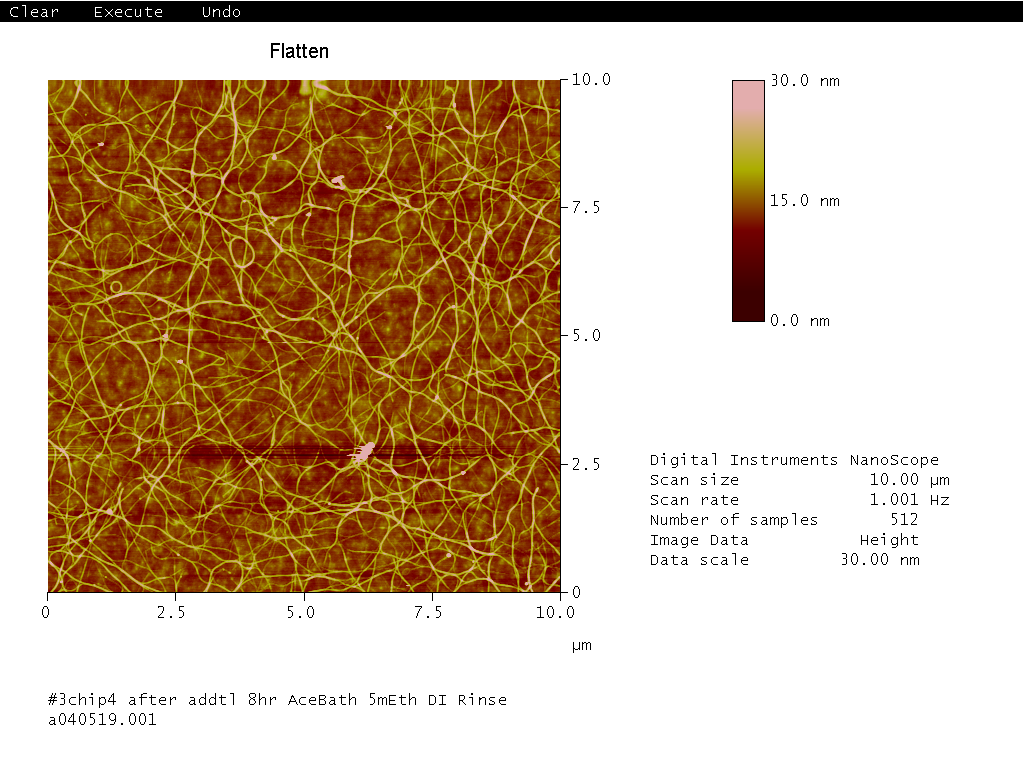
#> input picture examples/image_analyzer_examples/a040519001.tif, 1024 x 768 px
$ python -i pixel_uniformity_analysis_SAIT_v1.py   (imports and definitions only)
#> lines starting #> are read from the running program, lines starting #| are printed output that depends on the picture; after the words box and inside, x2 and y2 are one past the last pixel; in counts of white or black regions, pixels touching at a corner belong together
import sys
import os
from os import listdir
from os.path import isfile, join
import cv2
import numpy as np
from matplotlib import pyplot as plt
from matplotlib import axes
import matplotlib.image as mpimg
import math
import cv2
import re
import skimage
import skimage.feature
import skimage.viewer
import imutils
from skimage.measure import label, regionprops
from scipy.ndimage import label
from skimage import measure
import openpyxl
from openpyxl.drawing.image import Image
import tkinter.filedialog


class ImageProcess:
    def image_select_by_threshold(img):
        # Take one of R/G/B pixel values and binarize by thresholding
        img = cv2.GaussianBlur(img, (3, 3), 0) # was (9,9) before
        # kernel = np.ones((3,3), np.uint8)
        # img = cv2.erode(img, kernel, iterations=3)
        # img = cv2.adaptiveThreshold(img,255,cv2.ADAPTIVE_THRESH_MEAN_C,cv2.THRESH_BINARY,19,-5)
        img = cv2.adaptiveThreshold(img,255,cv2.ADAPTIVE_THRESH_GAUSSIAN_C,cv2.THRESH_BINARY,17,-5)
        # img = cv2.adaptiveThreshold(img, 255, cv2.ADAPTIVE_THRESH_MEAN_C, cv2.THRESH_BINARY, 5, 0)

        # ret, img = cv2.threshold(img, 0, 255, cv2.THRESH_BINARY+cv2.THRESH_OTSU)
        img = (img==255) # Change img_i to True/False arrays
        return img

    # [10 lines left out: function image_select_by_color, not called in this run]

    def detect_pixel_boxes(img):
        # Find all bouding box of all features on the image
        # Return list of locations of the bouding boxes
        labeled_array, num_features = label(img)
        properties = measure.regionprops(labeled_array)
        # valid_label = set()
        bbox_list = []
        for prop in properties:
            if prop.area>500:
                # valid_label.add(prop.label)
                bbox_list.append(prop.bbox)
        return bbox_list


# [6 lines left out: function uniformity_cal, not called in this run]


def detect_calculate_pixel(img_i):
    # Takes image and color (R/G/B) and returns filtered image and average pixel values on the box
    # i = 0, 1, 2 for R, G, B respectively
    # img_i = img[:,:,i]
    img_o = img_i.copy()
    img_gray = cv2.cvtColor(img_i, cv2.COLOR_RGB2GRAY)
    # Seleting from image thresholding
    img_i_th = ImageProcess.image_select_by_threshold(img_gray)
    plt.imshow(img_i_th)
    plt.show()

    bbox_list = ImageProcess.detect_pixel_boxes(img_i_th)
    pixel_value = np.zeros(len(bbox_list))
    k=0

    for bbox in bbox_list:
        h = (bbox[2] - bbox[0])*0.25
        w = (bbox[3] - bbox[1])*0.3
        min_row = round(bbox[0]+h)
        min_col = round(bbox[1]+w)
        max_row = round(bbox[2]-h)
        max_col = round(bbox[3]-w)
        img_ind = img_gray[min_row:max_row, min_col:max_col]
        circle_detect = cv2.HoughCircles(cv2.blur(img_ind,(3,3)), \
        cv2.HOUGH_GRADIENT, 1.5, 1, param1 = 100, param2 = 0.5, minRadius = 1, maxRadius =-1)
        if circle_detect is not None:
            ret, img_ind = cv2.threshold(img_ind, 0, 255, cv2.THRESH_BINARY+cv2.THRESH_OTSU)
            ind_pixel_value=[]
            for row in range(min_row, max_row):
                for col in range(min_col, max_col):
                    if img_ind[row-min_row,col-min_col] == 255:
                        img_o[row, col] = [0,0,0]
                        ind_pixel_value.append(img_gray[row,col])
            pixel_value[k] = round(np.average(ind_pixel_value))
        else:
            pixel_value[k] = round(np.average(img_gray[min_row:max_row, min_col:max_col]))
            for row in range(min_row, max_row):
                for col in range(min_col, max_col):
                    img_o[row, col] = [0,0,0]
        k += 1

    return img_o, pixel_value


# [46 lines left out: functions detect_pixel_boxes, detect_calculate_pixel_2, not called in this run]

def flatten(list_in):
    return [item for elem in list_in for item in elem]


# [1 line not run here, left out]
# [1 line that did not run here, left out]
# [1 line not run here, left out]
# pathstr = r"C:\Users\bisch\Desktop\Mattrix\QVGA Panel\JSR QVGA Panel\JSR QVGA #12_sprayed\after encap_photos\microscope pixels\test".replace("\\","/")
# path = os.path.abspath(pathstr)

# Read all files in the folder
# [1 line that did not run here, left out]
# imgfiles = [f for f in allfiles if f.upper().endswith('.PNG')]
# [1 line that did not run here, left out]


pixel_total = []

# [19 lines not run here, left out]


fig_all, ax_all = plt.subplots(1,1, figsize=(10,10), dpi=100)
# [5 lines not run here, left out]

>>> import cv2
>>> picture = cv2.cvtColor(cv2.imread('examples/image_analyzer_examples/a040519001.tif'), cv2.COLOR_BGR2RGB)
>>> result = detect_calculate_pixel(picture)
#> in detect_calculate_pixel, `img_gray = cv2.cvtColor(img_i, cv2.COLOR_RGB2GRAY)`:
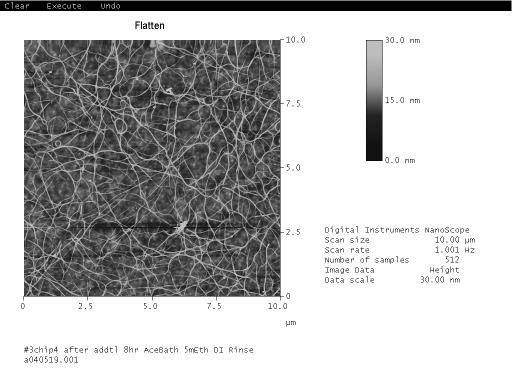
#> img_gray: shape (768, 1024) (shown at 1/2 size); min 0, max 255, mean 189
#> in image_select_by_threshold, `img = cv2.adaptiveThreshold(img,255,cv2.ADAPTIVE_THRESH_GAUSSIAN_C,cv2..`:
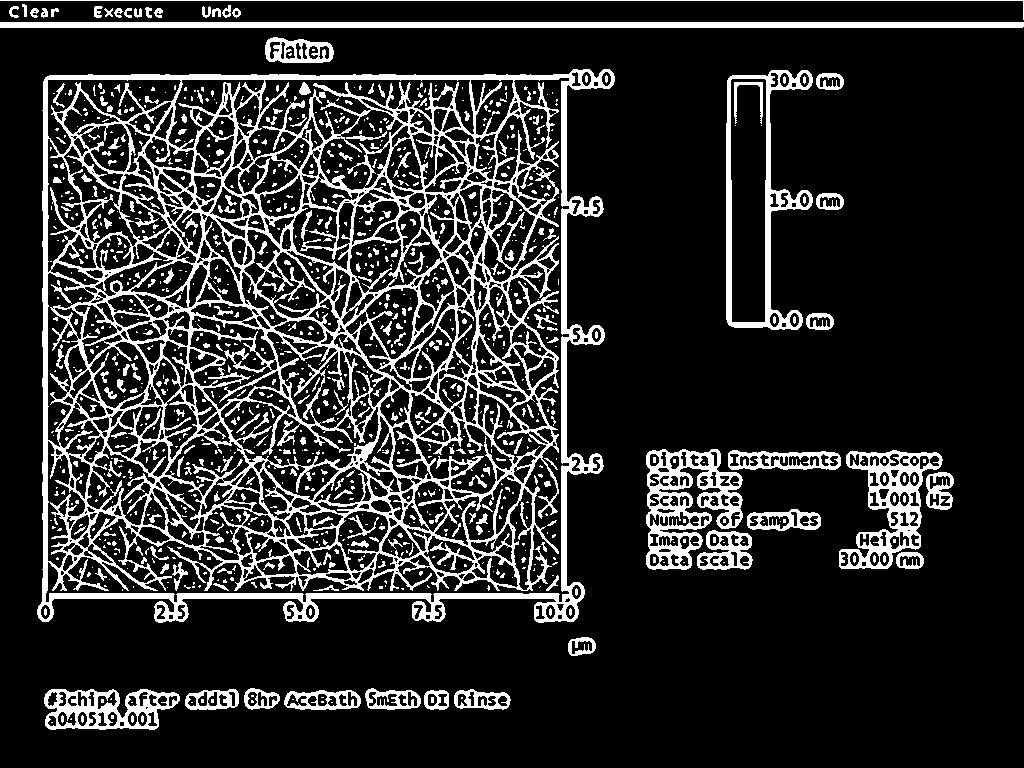
#> img: shape (768, 1024); 16.8% white; 1146 white regions (855 under 20 px), largest, box (x1, y1, x2, y2) and area: (37, 69, 615, 623) 82694, (0, 22, 1024, 28) 6143, (646, 449, 743, 570) 5107
#> in detect_pixel_boxes, `labeled_array, num_features = label(img)`:
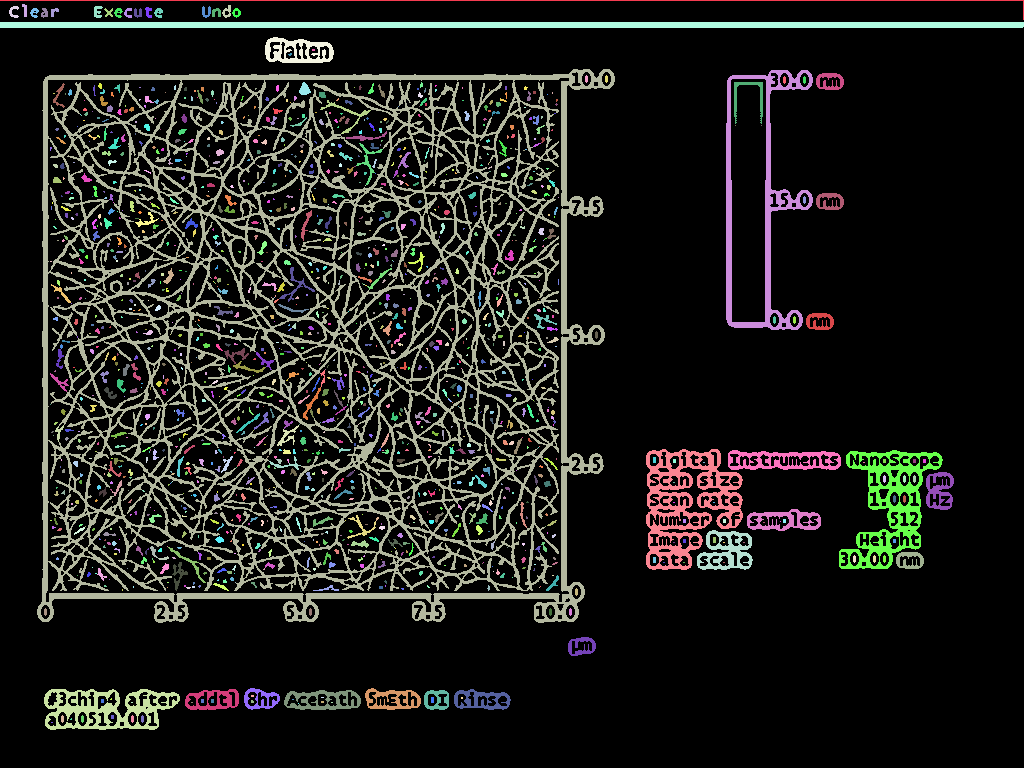
#> labeled_array: shape (768, 1024) int32; 1379 distinct labels, from 0 to 1378; one colour per label, 0 black
#> in detect_pixel_boxes, `labeled_array, num_features = label(img)`: num_features = 1378
#> in detect_pixel_boxes, `properties = measure.regionprops(labeled_array)`: properties = 1378 regions; largest, box (x1, y1, x2, y2) and area: (37, 69, 615, 623) 79792, (0, 22, 1024, 28) 6143, (646, 449, 743, 570) 5107, (726, 70, 813, 330) 4337, (839, 450, 943, 569) 4105
#> after the loop in detect_pixel_boxes, `for prop in properties:`: bbox_list = 16 items, first 6: (0, 0, 20, 1024), (22, 0, 28, 1024), (37, 265, 63, 334), (69, 37, 623, 615), (70, 726, 330, 813), (449, 646, 570, 743)
#> in detect_calculate_pixel, `pixel_value = np.zeros(len(bbox_list))`: pixel_value = [0, 0, 0, 0, 0, 0, 0, 0, 0, 0, 0, 0, 0, 0, 0, 0]
#> the loop in detect_calculate_pixel, `for bbox in bbox_list:` made 16 passes
#> (bbox, h, w, min_row, min_col, max_row, max_col, ret) on passes 3 to 9: ((37, 265, 63, 334), 6.5, 20.7, 44, 286, 56, 313, 0), ((69, 37, 623, 615), 138.5, 173.4, 208, 210, 484, 442, 103), ((70, 726, 330, 813), 65, 26.1, 135, 752, 265, 787, 151), ((449, 646, 570, 743), 30.25, 29.1, 479, 675, 540, 714, 0), ((450, 728, 470, 841), 5, 33.9, 455, 762, 465, 807, 0), ((450, 839, 569, 943), 29.75, 31.2, 480, 870, 539, 912, 0), ((472, 926, 510, 954), 9.5, 8.4, 482, 934, 500, 946, 0)
#> after the loop in detect_calculate_pixel, `for bbox in bbox_list:`:
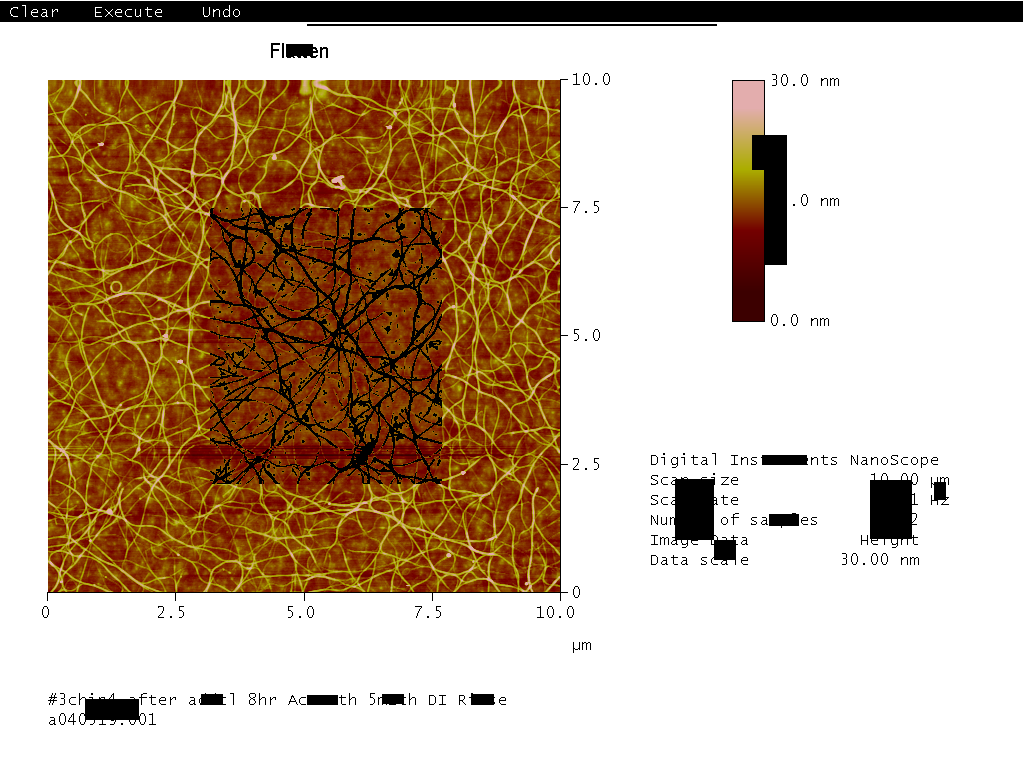
#> img_o: shape (768, 1024, 3); mean R, G, B 200, 178.3, 157
#> after the loop in detect_calculate_pixel, `for bbox in bbox_list:`: k = 16; pixel_value = [0, 255, 255, 141, 243, 255, 255, 255, 255, 255, 255, 255, 255, 255, 255, 255]

$ run again, on examples/image_analyzer_examples/a040709003.tif
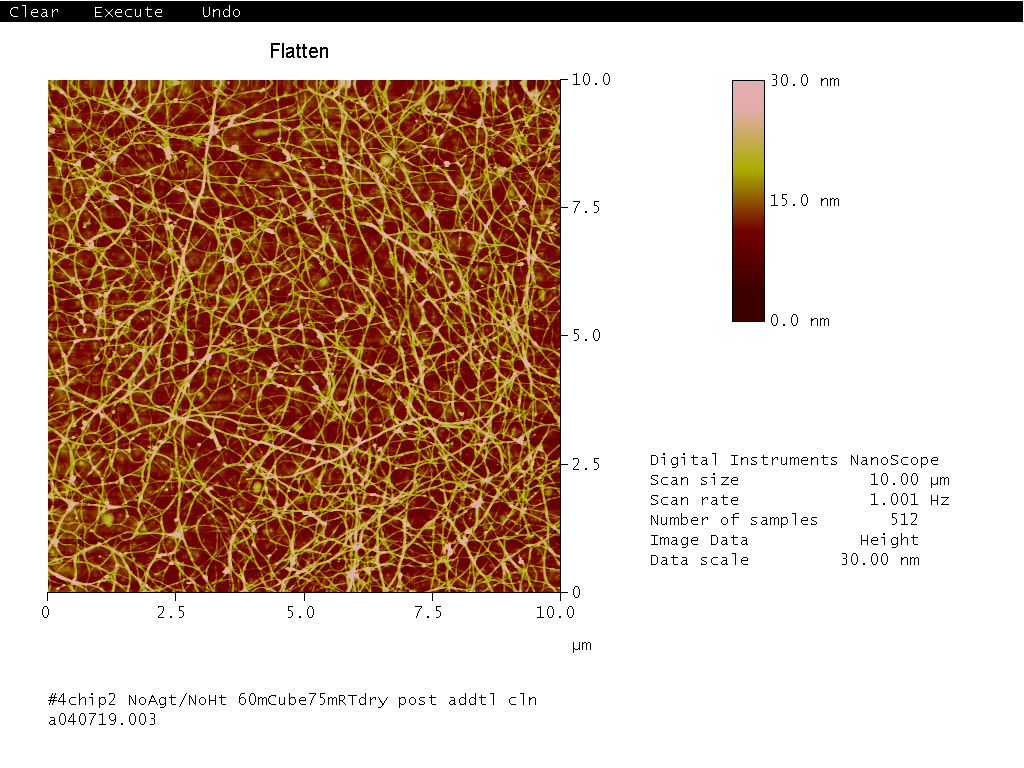
#> input picture examples/image_analyzer_examples/a040709003.tif, 1024 x 768 px
#> in detect_pixel_boxes, `labeled_array, num_features = label(img)`:
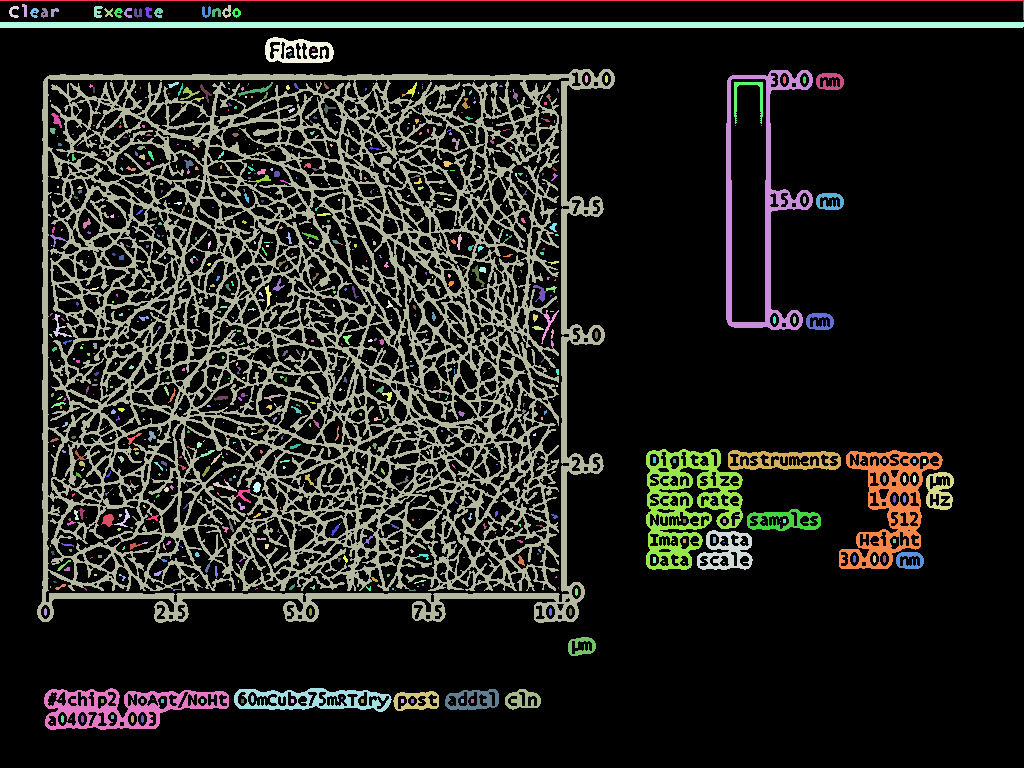
#> labeled_array: shape (768, 1024) int32; 884 distinct labels, from 0 to 883; one colour per label, 0 black
#> num_features = 883
#> properties = 883 regions; largest, box (x1, y1, x2, y2) and area: (37, 69, 615, 623) 106075, (0, 22, 1024, 28) 6143, (646, 449, 743, 570) 5107, (726, 70, 813, 330) 4337, (839, 450, 943, 569) 4105
#> after the loop in detect_pixel_boxes, `for prop in properties:`: bbox_list = 14 items, first 6: (0, 0, 20, 1024), (22, 0, 28, 1024), (37, 265, 63, 334), (69, 37, 623, 615), (70, 726, 330, 813), (449, 646, 570, 743)
#> in detect_calculate_pixel, `pixel_value = np.zeros(len(bbox_list))`: pixel_value = [0, 0, 0, 0, 0, 0, 0, 0, 0, 0, 0, 0, 0, 0]
#> the loop in detect_calculate_pixel, `for bbox in bbox_list:` made 14 passes
#> (bbox, h, w, min_row, min_col, max_row, max_col, ret) on passes 3 to 9: ((37, 265, 63, 334), 6.5, 20.7, 44, 286, 56, 313, 0), ((69, 37, 623, 615), 138.5, 173.4, 208, 210, 484, 442, 96), ((70, 726, 330, 813), 65, 26.1, 135, 752, 265, 787, 151), ((449, 646, 570, 743), 30.25, 29.1, 479, 675, 540, 714, 0), ((450, 728, 470, 841), 5, 33.9, 455, 762, 465, 807, 0), ((450, 839, 569, 943), 29.75, 31.2, 480, 870, 539, 912, 0), ((472, 926, 510, 954), 9.5, 8.4, 482, 934, 500, 946, 0)
#> after the loop in detect_calculate_pixel, `for bbox in bbox_list:`:
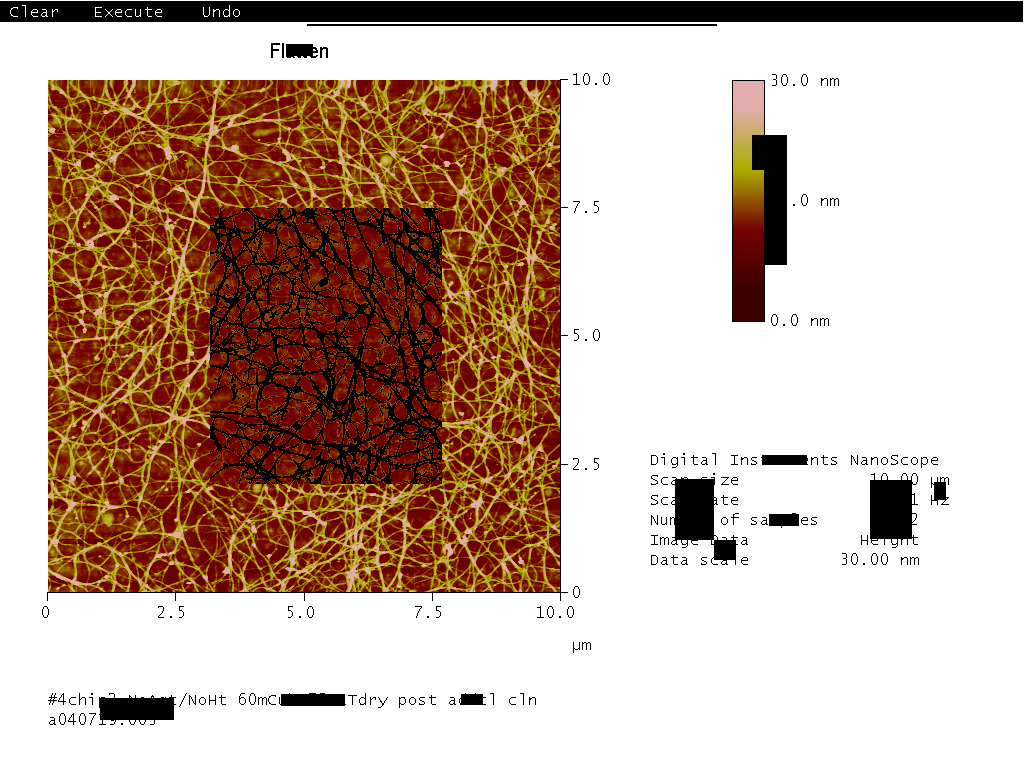
#> img_o: shape (768, 1024, 3); mean R, G, B 198.1, 175, 158.6
#> after the loop in detect_calculate_pixel, `for bbox in bbox_list:`: k = 14; pixel_value = [0, 255, 255, 147, 243, 255, 255, 255, 255, 255, 255, 255, 255, 255]
